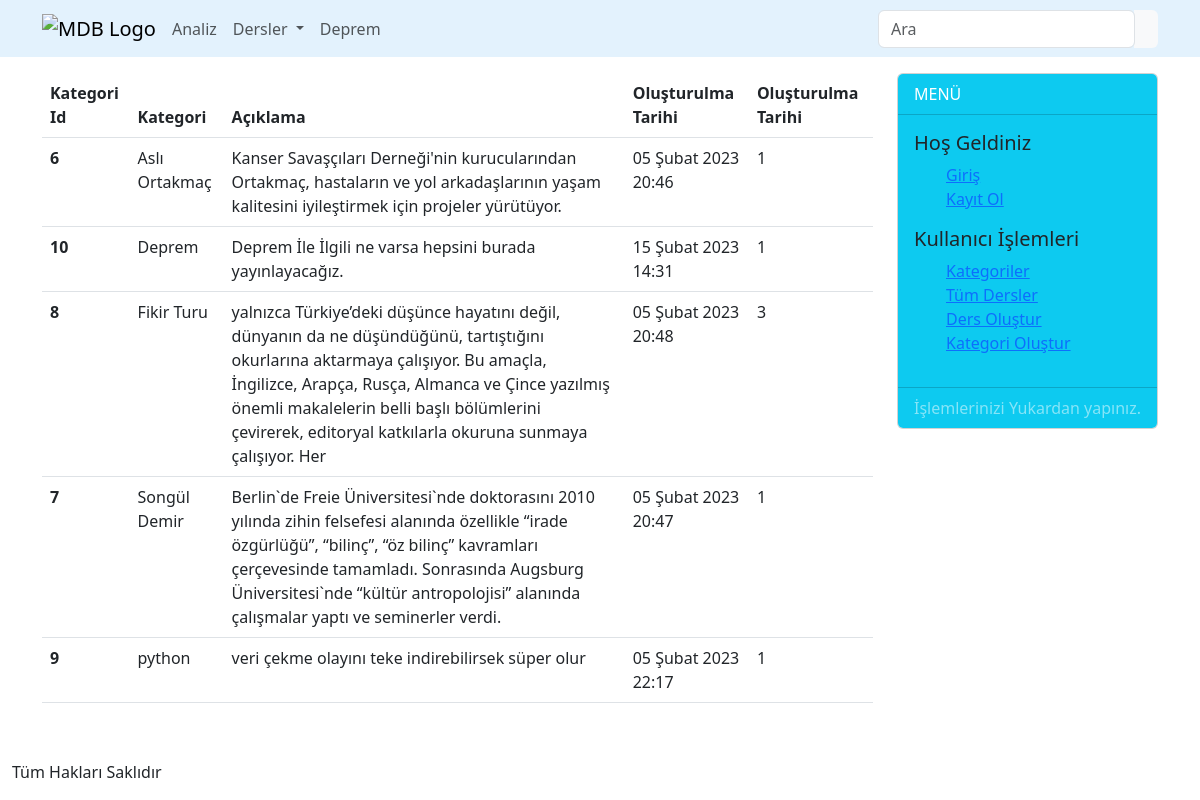
/dersler/kategoriler/, run on the app's committed database.
### dersler/models/kategoriModel.py (models this page shows)
class KategoriModel(models.Model):
    kategori = models.CharField(max_length=20, unique=True)
    aciklama = models.CharField(max_length=300)
    olusturulma_tarihi = models.DateTimeField(auto_now_add=True)
    def __str__(self):
        return self.kategori

### dersler/views/kategoriler.py (the view)
# urls.py: path('kategoriler/', kategoriler, name='kategoriler'),
def kategoriler(request):
    kategoriler=KategoriModel.objects.annotate(total=Count('ders_kategori')).all()
    context ={'kategoriler':kategoriler,}
    return render(request, 'kategoriler.html',context)

### dersler/views/context_processors.py (called while the page is built)
def categories(request):
    return {
        "categories": KategoriModel.objects.all()
    }

### dersler/templates/kategoriler.html (shortened to what this page needs)
{% extends 'base.html' %}
{% block content %}
    <table class="table">
        <thead>
        <tr>
            <th scope="col">Kategori Id</th>
            <th scope="col">Kategori</th>
            <th scope="col">Açıklama</th>
            <th scope="col">Oluşturulma Tarihi</th>
            <th scope="col">Oluşturulma Tarihi</th>
        </tr>
        </thead>
        <tbody>
        {% for kategori in kategoriler %}
            <tr>
                <th scope="row">{{ kategori.id }}</th>
                <td>{{ kategori.kategori }}</td>
                <td>{{ kategori.aciklama }}</td>
                <td>{{ kategori.olusturulma_tarihi }}</td>
                <td>{{ kategori.total }}</td>
            </tr>
        {% endfor %}
        </tbody>
    </table>
{% endblock content %}

### data on the page
KategoriModel: id "6", kategori "Aslı Ortakmaç", aciklama "Kanser Savaşçıları Derneği'nin kurucularından Ortakmaç, hastaların ve yol arkadaşlarının yaşam kalitesini iyileştirmek için projeler yürütüyor.", olusturulma_tarihi "05 Şubat 2023 20:46", total "1"
KategoriModel: id "10", kategori "Deprem", aciklama "Deprem İle İlgili ne varsa hepsini burada yayınlayacağız.", olusturulma_tarihi "15 Şubat 2023 14:31", total "1"
KategoriModel: id "8", kategori "Fikir Turu", aciklama "yalnızca Türkiye’deki düşünce hayatını değil, dünyanın da ne düşündüğünü, tartıştığını okurlarına aktarmaya çalışıyor. Bu amaçla, İngilizce, Arapça, Rusça, Almanca ve Çince yazılmış önemli makalelerin belli başlı bölümlerini çevirerek, editoryal katkılarla okuruna sunmaya çalışıyor. Her", olusturulma_tarihi "05 Şubat 2023 20:48", total "3"
KategoriModel: id "7", kategori "Songül Demir", aciklama "Berlin`de Freie Üniversitesi`nde doktorasını 2010 yılında zihin felsefesi alanında özellikle “irade özgürlüğü”, “bilinç”, “öz bilinç” kavramları çerçevesinde tamamladı. Sonrasında Augsburg Üniversitesi`nde “kültür antropolojisi” alanında çalışmalar yaptı ve seminerler verdi.", olusturulma_tarihi "05 Şubat 2023 20:47", total "1"
KategoriModel: id "9", kategori "python", aciklama "veri çekme olayını teke indirebilirsek süper olur", olusturulma_tarihi "05 Şubat 2023 22:17", total "1"
